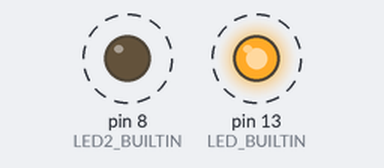
The sketch below on a simulated Arduino Uno, built with avr-gcc and run on an emulated ATmega328P. On the bench: output pins drawn as LEDs (lit = HIGH). Dashed ring = blinking.

Above: at 0.2 s.
Timing chart, 0 to 3.0 s (numbered marks = the images above):
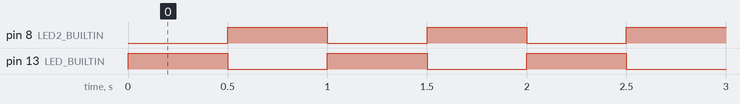

Measured:
- by itself, pin 8 (LED2_BUILTIN), pin 13 (LED_BUILTIN): alternates HIGH for 0.50 s and LOW for 0.50 s

The sketch:

blink-dm-3212.ino
```cpp
/*
  Blink the DM-3212 LEDs

  Turns both LEDs on and off for 0.5 second, contra to eachother, repeatedly.
*/

#define LED2_BUILTIN 8

void setup() {
  pinMode(LED_BUILTIN, OUTPUT);
  pinMode(LED2_BUILTIN, OUTPUT);
}

// the loop function runs over and over again forever
void loop() {
  digitalWrite(LED_BUILTIN, HIGH);
  digitalWrite(LED2_BUILTIN, LOW);
  delay(500);
  digitalWrite(LED_BUILTIN, LOW);
  digitalWrite(LED2_BUILTIN, HIGH);
  delay(500);
}
```
